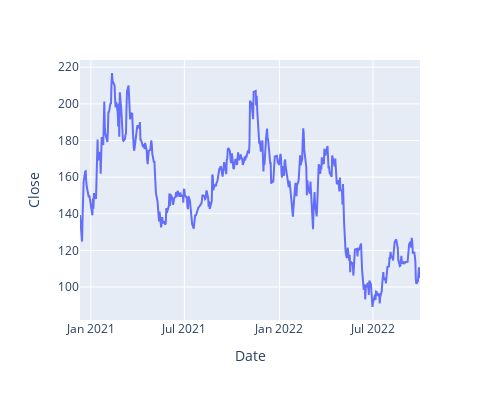

Notebook code cell kept with this figure:
### Code cell
# plotly line
# 가로세로 맞추기 > 시계열을 가로를 조금 늘려도 괜찮음
px.line(data_frame=df_abnb, x='Date', y='Close', width=500, height=400)

### Figure 1 — Plotly figure (JSON) as saved in the notebook; plotly's stock layout.template omitted (floating-point values rounded to 4 significant figures; data arrays with more than 128 entries replaced by an {"elided": "..."} marker saying what was removed)
{"data": [{"hovertemplate": "Date=%{x}<br>Close=%{y}<extra></extra>", "legendgroup": "", "line": {"color": "#636efa", "dash": "solid"}, "marker": {"symbol": "circle"}, "mode": "lines", "name": "", "orientation": "v", "showlegend": false, "type": "scatter", "x": {"elided": "454 str values"}, "xaxis": "x", "y": {"elided": "454 float values"}, "yaxis": "y"}], "layout": {"height": 400, "legend": {"tracegroupgap": 0}, "margin": {"t": 60}, "width": 500, "xaxis": {"anchor": "y", "domain": [0, 1], "title": {"text": "Date"}}, "yaxis": {"anchor": "x", "domain": [0, 1], "title": {"text": "Close"}}}}
